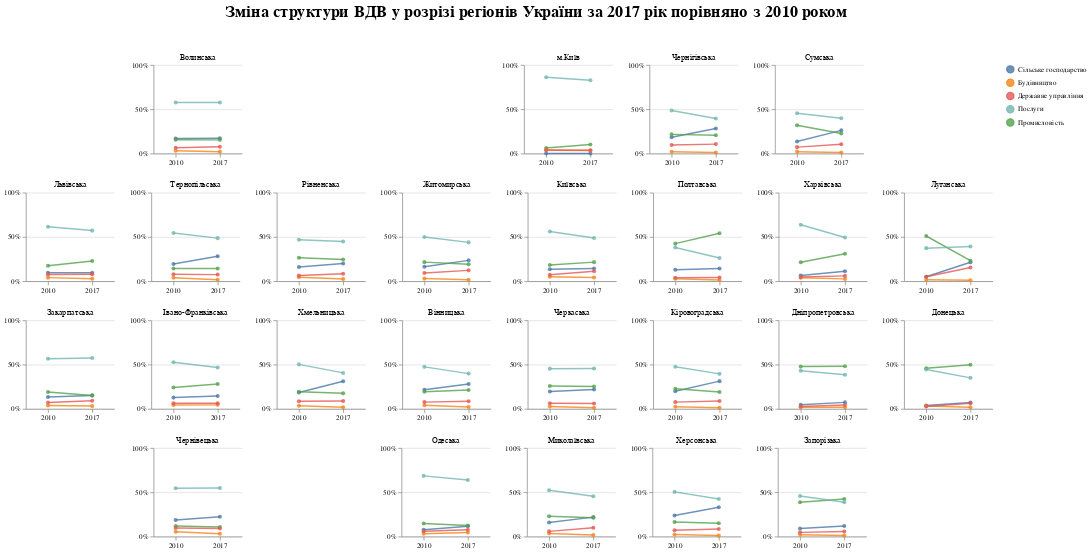

The cell this chart's notebook holds for it:
### Markdown cell above
Тут, власне, ми все ж створили плиткову карту з областями, де кожна область має свій підграфік, який показує структуру ВДВ на 2010 та 2017 роки.

Цей варіант мені подобається, але важко порівнювати регіони між собою. Також, я додала інтерактив для виділення лише окремих частин структури ВДВ на кожну область.

### Code cell
chart.add_selection(select_region).properties(
title = alt.TitleParams(
    text = 'Зміна структури ВДВ у розрізі областей України за 2017 рік порівняно з 2010 роком',
    fontSize=22, dx=300, dy=-40)
  ).configure_view(strokeWidth = 0)
